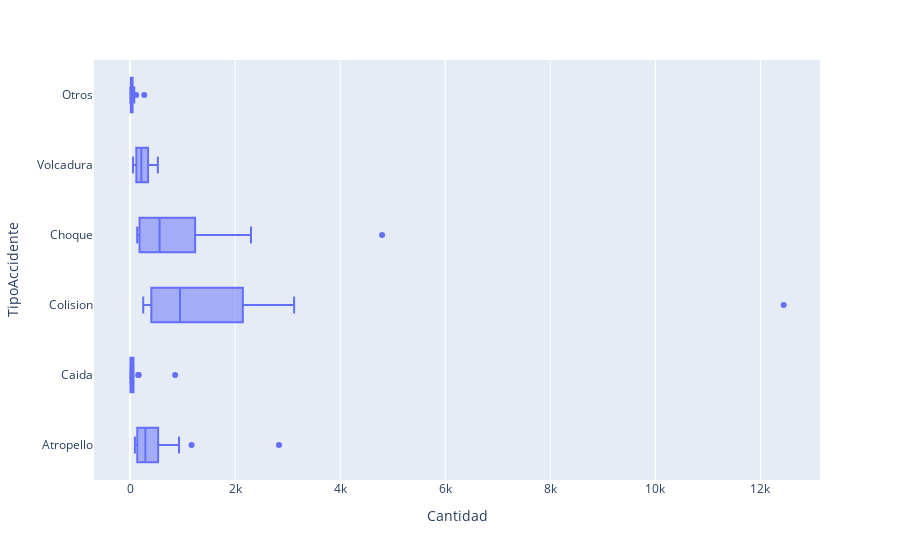

Notebook cell for this chart:
### Markdown cell above
5. Filtre los datos para incluir sólo los accidentes ocurridos el año 2010 a nivel regional. Genere un boxplot donde se indique la cantidad de accidentes categorizado por tipo de accidente. ¿Cuáles son sus principales observaciones?

### Code cell
import plotly.express as px
tipos2011 = tipos[(tipos['Muestra'] == 'Regional') & (tipos['Anio'] == 2010)]
fig = px.box(tipos2011, x="Cantidad", y="TipoAccidente")
fig.show()

### Figure 1 — Plotly figure (JSON) as saved in the notebook; plotly's stock layout.template omitted (floating-point values rounded to 4 significant figures)
{"data": [{"alignmentgroup": "True", "hovertemplate": "Cantidad=%{x}<br>TipoAccidente=%{y}<extra></extra>", "legendgroup": "", "marker": {"color": "#636efa"}, "name": "", "notched": false, "offsetgroup": "", "orientation": "h", "showlegend": false, "type": "box", "x": [115, 168, 290, 91, 241, 931, 404, 501, 1169, 487, 251, 544, 96, 125, 2834, 6, 6, 32, 6, 22, 153, 49, 60, 164, 64, 18, 36, 3, 3, 856, 265, 397, 949, 274, 891, 3122, 1654, 2278, 2753, 1748, 423, 1082, 249, 598, 12444, 151, 134, 454, 141, 560, 2301, 1026, 1308, 1435, 849, 176, 638, 188, 400, 4797, 55, 158, 199, 124, 213, 402, 239, 344, 528, 335, 113, 250, 78, 116, 475, 6, 7, 14, 13, 20, 114, 36, 50, 79, 31, 12, 35, 4, 17, 269], "x0": " ", "xaxis": "x", "y": ["Atropello", "Atropello", "Atropello", "Atropello", "Atropello", "Atropello", "Atropello", "Atropello", "Atropello", "Atropello", "Atropello", "Atropello", "Atropello", "Atropello", "Atropello", "Caida", "Caida", "Caida", "Caida", "Caida", "Caida", "Caida", "Caida", "Caida", "Caida", "Caida", "Caida", "Caida", "Caida", "Caida", "Colision", "Colision", "Colision", "Colision", "Colision", "Colision", "Colision", "Colision", "Colision", "Colision", "Colision", "Colision", "Colision", "Colision", "Colision", "Choque", "Choque", "Choque", "Choque", "Choque", "Choque", "Choque", "Choque", "Choque", "Choque", "Choque", "Choque", "Choque", "Choque", "Choque", "Volcadura", "Volcadura", "Volcadura", "Volcadura", "Volcadura", "Volcadura", "Volcadura", "Volcadura", "Volcadura", "Volcadura", "Volcadura", "Volcadura", "Volcadura", "Volcadura", "Volcadura", "Otros", "Otros", "Otros", "Otros", "Otros", "Otros", "Otros", "Otros", "Otros", "Otros", "Otros", "Otros", "Otros", "Otros", "Otros"], "y0": " ", "yaxis": "y"}], "layout": {"boxmode": "group", "legend": {"tracegroupgap": 0}, "margin": {"t": 60}, "xaxis": {"anchor": "y", "domain": [0, 1], "title": {"text": "Cantidad"}}, "yaxis": {"anchor": "x", "domain": [0, 1], "title": {"text": "TipoAccidente"}}}}
